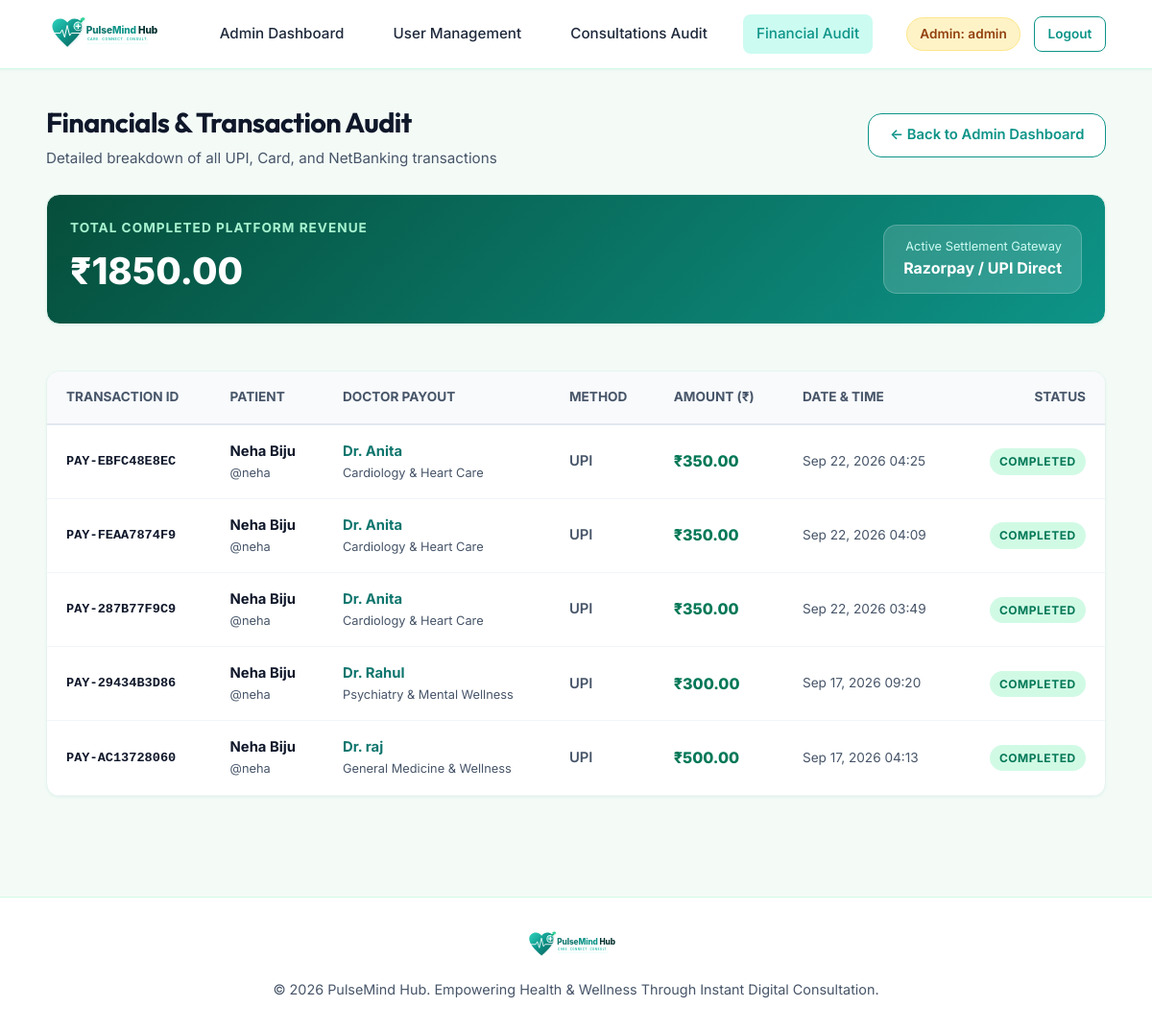
Page /accounts/admin-portal/payments/ (signed in) on the committed database.
### accounts/models.py (models this page shows, shortened)
class CustomUser(AbstractUser):
    ROLE_CHOICES = (
        ('PATIENT', 'Patient'),
        ('DOCTOR', 'Doctor'),
        ('ADMIN', 'Admin'),
    )
    role = models.CharField(max_length=10, choices=ROLE_CHOICES, default='PATIENT')
    phone = models.CharField(max_length=20, blank=True, null=True)
    profile_picture = models.ImageField(upload_to='profiles/', blank=True, null=True)
    bio = models.TextField(blank=True, null=True)
    specialization = models.CharField(max_length=100, blank=True, null=True, help_text="For Doctors: e.g., Cardiologist, Psychiatrist, General Physician")
    qualification = models.CharField(max_length=100, blank=True, null=True, help_text="e.g. MBBS, MD, PhD")
    consultation_fee = models.DecimalField(max_digits=10, decimal_places=2, default=500.00, help_text="Fee charged per consultation (₹)")
    experience_years = models.PositiveIntegerField(default=5, help_text="Years of medical practice")
    wellness_goal = models.CharField(max_length=255, blank=True, null=True, default="Improve daily sleep and stay hydrated")
    emergency_contact_name = models.CharField(max_length=100, blank=True, null=True)
    emergency_contact_phone = models.CharField(max_length=20, blank=True, null=True)
    @property
    def is_admin(self):
        return self.role == 'ADMIN' or self.is_superuser or self.is_staff

### payments/models.py (models this page shows, shortened)
class PaymentTransaction(models.Model):
    METHOD_CHOICES = (
        ('CARD', 'Credit / Debit Card'),
        ('UPI', 'UPI / QR Code'),
        ('NETBANKING', 'Net Banking'),
        ('WALLET', 'Digital Wallet'),
    )
    STATUS_CHOICES = (
        ('COMPLETED', 'Completed'),
        ('PENDING', 'Pending'),
        ('FAILED', 'Failed'),
        ('REFUNDED', 'Refunded'),
    )
    appointment = models.OneToOneField(Appointment, on_delete=models.CASCADE, related_name='payment_transaction')
    patient = models.ForeignKey(settings.AUTH_USER_MODEL, on_delete=models.CASCADE, related_name='payments_made')
    doctor = models.ForeignKey(settings.AUTH_USER_MODEL, on_delete=models.CASCADE, related_name='payments_received')
    amount = models.DecimalField(max_digits=10, decimal_places=2)
    transaction_id = models.CharField(max_length=100, unique=True, default=uuid.uuid4)
    payment_method = models.CharField(max_length=20, choices=METHOD_CHOICES, default='CARD')
    status = models.CharField(max_length=20, choices=STATUS_CHOICES, default='COMPLETED')
    created_at = models.DateTimeField(auto_now_add=True)
    class Meta:
        ordering = ['-created_at']

### accounts/views.py (the view)
# urls.py: path('admin-portal/payments/', views.admin_payments, name='admin_payments'),
@admin_required
def admin_payments(request):
    payments = PaymentTransaction.objects.all().order_by('-created_at')
    total_revenue = sum(p.amount for p in payments if p.status == 'COMPLETED')
    context = {
        'payments': payments,
        'total_revenue': total_revenue,
    }
    return render(request, 'accounts/admin_payments.html', context)

### templates/accounts/admin_payments.html (shortened to what this page needs)
{% extends 'base.html' %}
{% load static %}
{% block content %}
<div style="display: flex; flex-direction: column; gap: 1.5rem;">
  <div style="display: flex; justify-content: space-between; align-items: center; flex-wrap: wrap; gap: 1rem;">
    <div>
      <h1 style="font-size: 1.8rem; color: #0f172a; margin: 0;">Financials & Transaction Audit</h1>
      <p style="color: var(--muted-text); font-size: 0.95rem; margin-top: 0.2rem;">
        Detailed breakdown of all UPI, Card, and NetBanking transactions
      </p>
    </div>
    <a href="{% url 'dashboard:index' %}" class="btn btn-secondary">
      ← Back to Admin Dashboard
    </a>
  </div>
  <div class="card" style="background: linear-gradient(135deg, #064e3b 0%, #0d9488 100%); color: #ffffff;">
    <div style="display: flex; justify-content: space-between; align-items: center; flex-wrap: wrap; gap: 1rem;">
      <div>
        <div style="font-size: 0.85rem; text-transform: uppercase; letter-spacing: 1px; color: #a7f3d0; font-weight: 700;">
          TOTAL COMPLETED PLATFORM REVENUE
        </div>
        <div style="font-size: 2.4rem; font-weight: 800; margin-top: 0.2rem;">
          ₹{{ total_revenue|floatformat:2 }}
        </div>
      </div>
      <div style="background: rgba(255,255,255,0.15); padding: 0.75rem 1.25rem; border-radius: var(--radius-md); text-align: right; border: 1px solid rgba(255,255,255,0.2);">
        <div style="font-size: 0.8rem; color: #ccfbf1;">Active Settlement Gateway</div>
        <div style="font-weight: 700;">Razorpay / UPI Direct</div>
      </div>
    </div>
  </div>
  <div class="card" style="padding: 0; overflow: hidden; background: #ffffff;">
    <div style="overflow-x: auto;">
      <table style="width: 100%; border-collapse: collapse; text-align: left; font-size: 0.925rem;">
        <thead>
          <tr style="background: #f8fafc; border-bottom: 2px solid #e2e8f0; color: #475569; font-size: 0.85rem; text-transform: uppercase;">
            <th style="padding: 1rem 1.25rem;">Transaction ID</th>
            <th style="padding: 1rem 1.25rem;">Patient</th>
            <th style="padding: 1rem 1.25rem;">Doctor Payout</th>
            <th style="padding: 1rem 1.25rem;">Method</th>
            <th style="padding: 1rem 1.25rem;">Amount (₹)</th>
            <th style="padding: 1rem 1.25rem;">Date & Time</th>
            <th style="padding: 1rem 1.25rem; text-align: right;">Status</th>
          </tr>
        </thead>
        <tbody>
          {% for payment in payments %}
          <tr style="border-bottom: 1px solid #f1f5f9;">
            <td style="padding: 1rem 1.25rem; font-family: monospace; font-size: 0.85rem; font-weight: 600; color: #0f172a;">
              {{ payment.transaction_id }}
            </td>
            <td style="padding: 1rem 1.25rem;">
              <div style="font-weight: 700; color: #0f172a;">{{ payment.patient.get_full_name|default:payment.patient.username }}</div>
              <div style="font-size: 0.8rem; color: var(--muted-text);">@{{ payment.patient.username }}</div>
            </td>
            <td style="padding: 1rem 1.25rem;">
              <div style="font-weight: 700; color: #0f766e;">Dr. {{ payment.doctor.get_full_name|default:payment.doctor.username }}</div>
              <div style="font-size: 0.8rem; color: var(--muted-text);">{{ payment.doctor.specialization }}</div>
            </td>
            <td style="padding: 1rem 1.25rem; font-weight: 600; color: var(--muted-text);">
              {{ payment.payment_method }}
            </td>
            <td style="padding: 1rem 1.25rem; font-weight: 800; color: #047857; font-size: 1rem;">
              ₹{{ payment.amount }}
            </td>
            <td style="padding: 1rem 1.25rem; font-size: 0.85rem; color: var(--muted-text);">
              {{ payment.created_at|date:"M d, Y H:i" }}
            </td>
            <td style="padding: 1rem 1.25rem; text-align: right;">
              {% if payment.status == 'COMPLETED' %}
                <span class="badge badge-paid">COMPLETED</span>
              {% else %}
                <span class="badge badge-pending">PENDING</span>
              {% endif %}
            </td>
          </tr>
          {% empty %}
          <tr>
            <td colspan="7" style="text-align: center; padding: 2.5rem; color: var(--muted-text);">
              No payment transactions recorded yet.
            </td>
          </tr>
          {% endfor %}
        </tbody>
      </table>
    </div>
  </div>
</div>
{% endblock %}

### templates/base.html (shortened to what this page needs)
{% load static %}
<!DOCTYPE html>
<html lang="en">
<head>
    <link rel="stylesheet" href="{% static 'css/styles.css' %}">
</head>
<body>
    <nav class="navbar">
        <div class="navbar-container">
            <a href="{% url 'dashboard:index' %}" class="navbar-brand">
                <img src="{% static 'images/logo.svg' %}"
                     alt="PulseMind Hub"
                     class="navbar-logo">
            </a>
            {% if user.is_authenticated %}
                {% if user.is_admin %}
                    <ul class="nav-links">
                        <li>
                            <a href="{% url 'dashboard:index' %}"
                               class="nav-link {% if request.resolver_match.app_name == 'dashboard' %}active{% endif %}">
                                Admin Dashboard
                            </a>
                        </li>
                        <li>
                            <a href="{% url 'accounts:admin_user_list' %}"
                               class="nav-link {% if request.resolver_match.url_name == 'admin_user_list' or request.resolver_match.url_name == 'admin_user_add' or request.resolver_match.url_name == 'admin_user_edit' %}active{% endif %}">
                                User Management
                            </a>
                        </li>
                        <li>
                            <a href="{% url 'accounts:admin_consultations' %}"
                               class="nav-link {% if request.resolver_match.url_name == 'admin_consultations' %}active{% endif %}">
                                Consultations Audit
                            </a>
                        </li>
                        <li>
                            <a href="{% url 'accounts:admin_payments' %}"
                               class="nav-link {% if request.resolver_match.url_name == 'admin_payments' %}active{% endif %}">
                                Financial Audit
                            </a>
                        </li>
                    </ul>
                    <div style="display:flex; align-items:center; gap:0.85rem;">
                        <div class="user-badge"
                             style="background:#fef3c7; color:#92400e; border-color:#fde68a;">
                            Admin: {{ user.username }}
                        </div>
                        <a href="{% url 'accounts:logout' %}"
                           class="btn btn-secondary btn-sm">
                            Logout
                        </a>
                    </div>
                {% endif %}
            {% endif %}
        </div>
    </nav>
    <main class="main-wrapper">
        {% block content %}{% endblock %}
    </main>
    <footer>
        <div style="
            max-width:1600px;
            width:96%;
            margin:0 auto;
            padding:0 1.5rem;
            display:flex;
            flex-direction:column;
            align-items:center;
            gap:0.5rem;
        ">
            <img src="{% static 'images/logo.svg' %}"
                 alt="PulseMind Hub"
                 style="height:36px;">
            <p style="margin-top:0.5rem;">
                © 2026 PulseMind Hub. Empowering Health & Wellness Through Instant Digital Consultation.
            </p>
        </div>
    </footer>
</body>
</html>

### static/css/styles.css (style rules this page uses)
:root { --primary: #0d9488; --primary-hover: #0f766e; --primary-light: #ccfbf1; --primary-subtle: #f0fdf4; --secondary: #10b981; --secondary-hover: #059669; --accent: #2dd4bf; --dark-text: #0f172a; --muted-text: #475569; --light-bg: #f8fafc; --card-bg: #ffffff; --border-color: #e2e8f0; --shadow-sm: 0 1px 3px rgba(13, 148, 136, 0.08); --shadow-md: 0 4px 14px rgba(13, 148, 136, 0.12); --shadow-lg: 0 10px 25px rgba(13, 148, 136, 0.18); --shadow-glow: 0 0 20px rgba(45, 212, 191, 0.35); --radius-sm: 8px; --radius-md: 14px; --radius-lg: 20px; --transition: all 0.25s cubic-bezier(0.4, 0, 0.2, 1); }
* { box-sizing: border-box; margin: 0; padding: 0; }
body { font-family: 'Inter', system-ui, -apple-system, sans-serif; background-color: #f4fbf7; color: var(--dark-text); line-height: 1.6; min-height: 100vh; display: flex; flex-direction: column; }
h1, h2, h3, h4, h5, h6 { font-family: 'Outfit', sans-serif; color: #064e3b; font-weight: 700; letter-spacing: -0.02em; }
a { color: var(--primary); text-decoration: none; transition: var(--transition); }
.navbar { background: rgba(255, 255, 255, 0.95); backdrop-filter: blur(12px); border-bottom: 1px solid #d1fae5; position: sticky; top: 0; z-index: 1000; box-shadow: var(--shadow-sm); }
.navbar-container { max-width: 1600px; width: 96%; margin: 0 auto; padding: 0.85rem 1.5rem; display: flex; align-items: center; justify-content: space-between; }
.navbar-brand { display: flex; align-items: center; gap: 0.75rem; }
.navbar-logo { height: 44px; width: auto; }
.nav-links { display: flex; align-items: center; gap: 1.5rem; list-style: none; }
.nav-link { font-weight: 500; font-size: 0.95rem; color: #1e293b; padding: 0.5rem 0.85rem; border-radius: var(--radius-sm); display: flex; align-items: center; gap: 0.4rem; }
.nav-link:hover, .nav-link.active { color: var(--primary); background: var(--primary-light); }
.user-badge { background: var(--primary-subtle); border: 1px solid #a7f3d0; padding: 0.35rem 0.85rem; border-radius: 50px; font-size: 0.85rem; font-weight: 600; color: #047857; display: flex; align-items: center; gap: 0.5rem; }
.btn { display: inline-flex; align-items: center; justify-content: center; gap: 0.5rem; padding: 0.65rem 1.35rem; font-weight: 600; font-size: 0.925rem; border-radius: var(--radius-md); border: none; cursor: pointer; transition: var(--transition); text-decoration: none; }
.btn-secondary { background: #ffffff; color: var(--primary); border: 1.5px solid var(--primary); }
.btn-sm { padding: 0.4rem 0.85rem; font-size: 0.85rem; border-radius: var(--radius-sm); }
.main-wrapper { flex: 1; max-width: 1600px; width: 96%; margin: 2rem auto; padding: 0 1.5rem; }
.card { background: var(--card-bg); border-radius: var(--radius-md); border: 1px solid #e6f4ed; box-shadow: var(--shadow-sm); padding: 1.5rem; margin-bottom: 1.5rem; transition: var(--transition); }
.badge { display: inline-block; padding: 0.25rem 0.65rem; border-radius: 50px; font-size: 0.75rem; font-weight: 700; text-transform: uppercase; letter-spacing: 0.5px; }
.badge-paid, .badge-completed { background: #d1fae5; color: #047857; }
footer { background: #ffffff; border-top: 1px solid #d1fae5; padding: 2rem 0; margin-top: 3rem; text-align: center; color: var(--muted-text); font-size: 0.9rem; }

### rows in the picture
CustomUser: username "admin"
PaymentTransaction: transaction_id "PAY-EBFC48E8EC", patient.get_full_name "Neha Biju", patient.username "neha", doctor.get_full_name "Anita", doctor.specialization "Cardiology & Heart Care", payment_method "UPI", amount "350.00", created_at "Sep 22, 2026 04:25", status "COMPLETED"
PaymentTransaction: transaction_id "PAY-FEAA7874F9", patient.get_full_name "Neha Biju", patient.username "neha", doctor.get_full_name "Anita", doctor.specialization "Cardiology & Heart Care", payment_method "UPI", amount "350.00", created_at "Sep 22, 2026 04:09", status "COMPLETED"
PaymentTransaction: transaction_id "PAY-287B77F9C9", patient.get_full_name "Neha Biju", patient.username "neha", doctor.get_full_name "Anita", doctor.specialization "Cardiology & Heart Care", payment_method "UPI", amount "350.00", created_at "Sep 22, 2026 03:49", status "COMPLETED"
PaymentTransaction: transaction_id "PAY-29434B3D86", patient.get_full_name "Neha Biju", patient.username "neha", doctor.get_full_name "Rahul", doctor.specialization "Psychiatry & Mental Wellness", payment_method "UPI", amount "300.00", created_at "Sep 17, 2026 09:20", status "COMPLETED"
PaymentTransaction: transaction_id "PAY-AC13728060", patient.get_full_name "Neha Biju", patient.username "neha", doctor.get_full_name "raj", doctor.specialization "General Medicine & Wellness", payment_method "UPI", amount "500.00", created_at "Sep 17, 2026 04:13", status "COMPLETED"

### other values in the picture
{{ total_revenue|floatformat:2 }} "1850.00"
